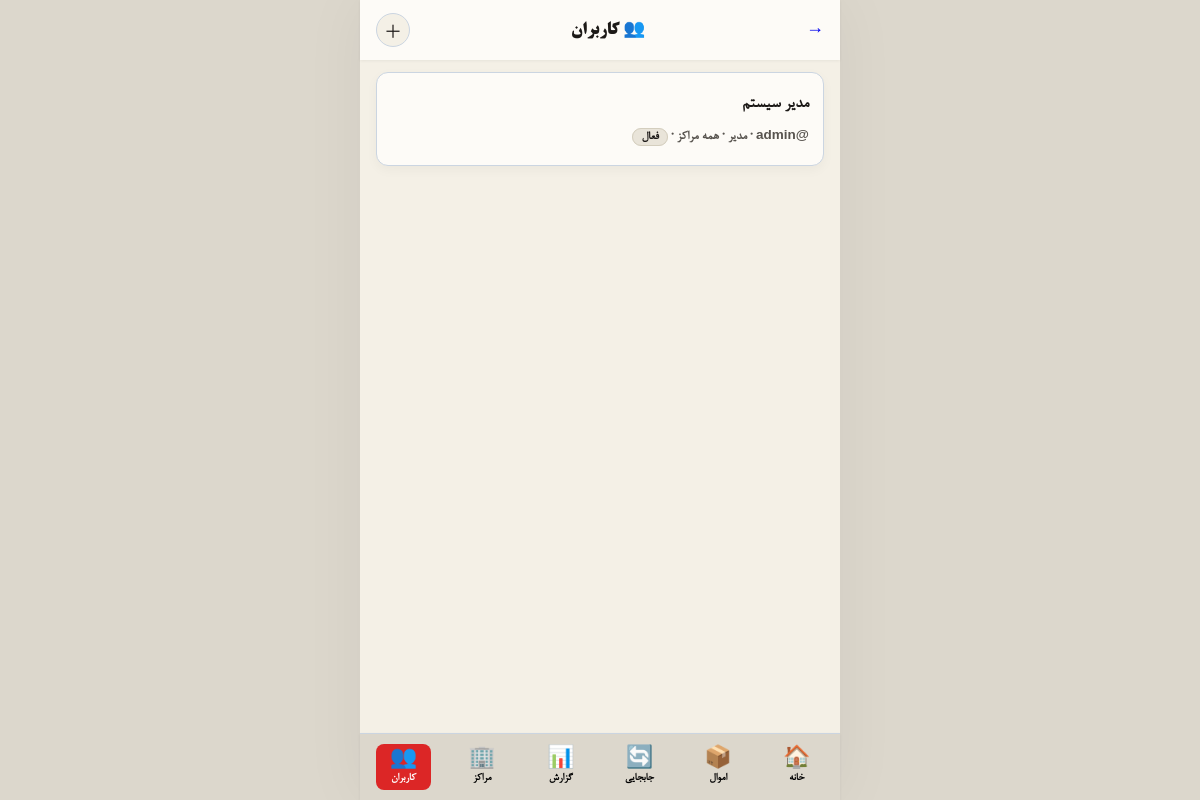
/users.php (signed in), run on the app's committed database.
### tables this page shows
CREATE TABLE IF NOT EXISTS users (
    id INT PRIMARY KEY AUTO_INCREMENT,
    username VARCHAR(50) UNIQUE NOT NULL,
    password VARCHAR(255) NOT NULL,
    fullname VARCHAR(100) NOT NULL,
    email VARCHAR(100) UNIQUE,
    phone VARCHAR(20),
    role ENUM('super_admin', 'admin', 'center_manager', 'keeper', 'viewer') DEFAULT 'viewer',
    center_id INT DEFAULT NULL,
    is_active TINYINT(1) DEFAULT 1,
    last_login TIMESTAMP NULL,
    created_at TIMESTAMP DEFAULT CURRENT_TIMESTAMP,
    updated_at TIMESTAMP DEFAULT CURRENT_TIMESTAMP ON UPDATE CURRENT_TIMESTAMP
);

### includes/functions.php (called while the page is built, shortened)
<?php
function getRoleName($role) {
    return ['admin' => 'مدیر', 'keeper' => 'جمعدار', 'viewer' => 'مهمان'][$role] ?? $role;
}
?>

### users.php (the view, shortened to what this page needs)
<?php
require_once 'includes/functions.php';
$db = getDB();
$users = $db->query("SELECT u.*, c.name as cname FROM users u LEFT JOIN centers c ON u.center_id=c.id ORDER BY u.created_at DESC");
?><!DOCTYPE html>
<html lang="fa" dir="rtl">
<head><link rel="stylesheet" href="css/app.css">
</head>
<body>
<header class="top-bar"><a href="index.php" style="text-decoration:none;font-size:18px">→</a><h1>👥 کاربران</h1><button onclick="openModal()" style="width:34px;height:34px;border-radius:50%;border:none;background:#4361ee;color:#fff;font-size:18px;cursor:pointer">＋</button></header>
<div class="content">
<?php while($u = $users->fetch()): $isAdminUser = ($u['username'] == 'admin');?>
<div class="user-row">
<div class="user-info">
<div class="user-name"><?php echo htmlspecialchars($u['fullname']);?></div>
<div class="user-meta">@<?php echo $u['username'];?> · <?php echo getRoleName($u['role']);?> · <?php echo $u['cname']?:'همه مراکز';?> · <?php echo $u['is_active']?'<span class="badge-active">فعال</span>':'<span class="badge-inactive">تعلیق</span>';?></div>
</div>
</div>
<?php endwhile?>
</div>
<?php include 'includes/bottom_nav.php';?>
</body></html>

### users.php (style rules this page uses)
.user-row { background:#fff;border-radius:12px;padding:14px;margin-bottom:8px;box-shadow:0 1px 3px rgba(0,0,0,.04);display:flex;justify-content:space-between;align-items:center }
.user-info { flex:1 }
.user-name { font-weight:700;font-size:15px }
.user-meta { font-size:11px;color:#94a3b8;margin-top:2px }
.badge-active { background:#d1fae5;color:#065f46;padding:2px 8px;border-radius:10px;font-size:10px }

### data on the page
users: fullname "مدیر سیستم", username "admin", role "مدیر", cname "همه مراکز", is_active "فعال"

### other printed values
$l['icon'] "🏠"
$l['label'] "خانه"
$l['icon'] "📦"
$l['label'] "اموال"
$l['icon'] "🔄"
$l['label'] "جابجایی"
$l['icon'] "📊"
$l['label'] "گزارش"
$l['icon'] "🏢"
$l['label'] "مراکز"
$l['icon'] "👥"
$l['label'] "کاربران"
